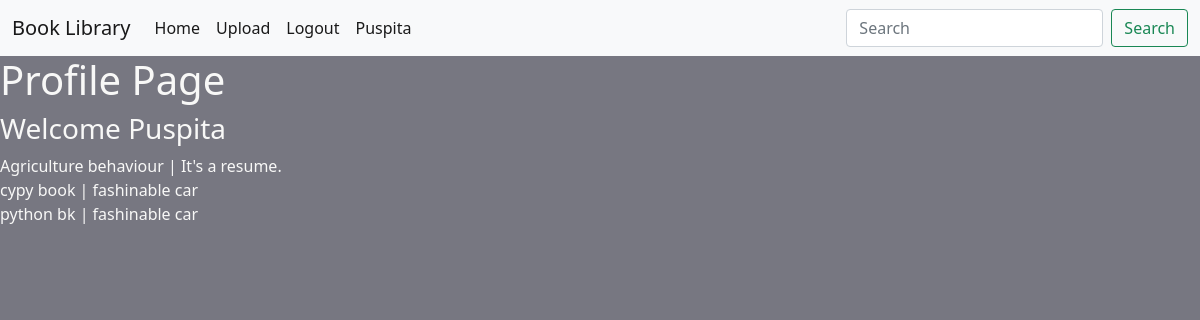
/user_profile/Puspita, run on the app's committed database.
### ebook/models.py (models this page shows)
class EBooksModel(models.Model):
    titlee = models.CharField(max_length=100)
    author = models.CharField(max_length=100, null=None, blank=True)
    year = models.CharField(max_length=100, null=None, blank=True)
    publisher = models.CharField(max_length=200, null=None, blank=True)
    desc = models.CharField(max_length=1000, null=None, blank=True)
    uploaded_by = models.CharField(max_length=100, null=True, blank=True)
    user_id = models.CharField(max_length=100, null=True, blank=True)
    pdf = models.FileField(upload_to='pdfs/')
    cover = models.ImageField(upload_to='covers/', null=True, blank=True)
    class Meta:
        ordering = ['titlee']
    def __str__(self):
        return f"{self.titlee}"

### ebook/views.py (the view)
# urls.py: path('user_profile/<str:username>', views.get_user_profile, name='user_profile'),
def get_user_profile(request, username):
    user = User.objects.get(username=username)
    user_books = EBooksModel.objects.filter(author=username)#.all(uploaded_by=username)
    print("user_books", user_books)
    return render(request, 'registration/user_profile.html', {"user":user, "user_books": user_books})

### templates/registration/user_profile.html (shortened to what this page needs)
{% extends 'base.html' %}
{% block content %}
<h1>Profile Page</h1>
<h3>Welcome {{user}}</h3>
{% for book in user_books %}
    {{book.titlee}} | {{book.desc}} <br>
{% endfor %}
{% endblock %}

### templates/navbar.html (shortened to what this page needs)
<nav class="navbar navbar-expand-lg navbar-light bg-light">
    <div class="container-fluid">
        <a class="navbar-brand" href="#">Book Library</a>
        <div class="collapse navbar-collapse" id="navbarTogglerDemo02">
            <ul class="navbar-nav me-auto mb-2 mb-lg-0">
                <li class="nav-item">
                    <a class="nav-link active" aria-current="page" href="{% url 'book_list' %}">Home</a>
                </li>
                {% if user.is_authenticated %}
                <li class="nav-item">
                    <a class="nav-link active" aria-current="page" href="{% url 'upload_book' %}">Upload</a>
                </li>
                <li class="nav-item">
                    <a class="nav-link active" aria-current="page" href="{% url 'user_logout' %}">Logout</a>
                </li>
                <li class="nav-item">
                    <a class="nav-link active" aria-current="page" href="{% url 'user_profile' user.id %}">{{user.username}}</a>
                </li>
                {% endif %}
            </ul>
            <form method = 'get' action="/search" class="d-flex">
                <input class="form-control me-2" type="search" placeholder="Search" aria-label="Search" name="search" id="search">
                <button class="btn btn-outline-success" type="submit">Search</button>
            </form>
        </div>
    </div>
</nav>

### data on the page
EBooksModel: titlee "Agriculture behaviour", desc "It's a resume."
EBooksModel: titlee "cypy book", desc "fashinable car"
EBooksModel: titlee "python bk", desc "fashinable car"

### other printed values
{{ user.username }} "Puspita"
{{ user }} "Puspita"
